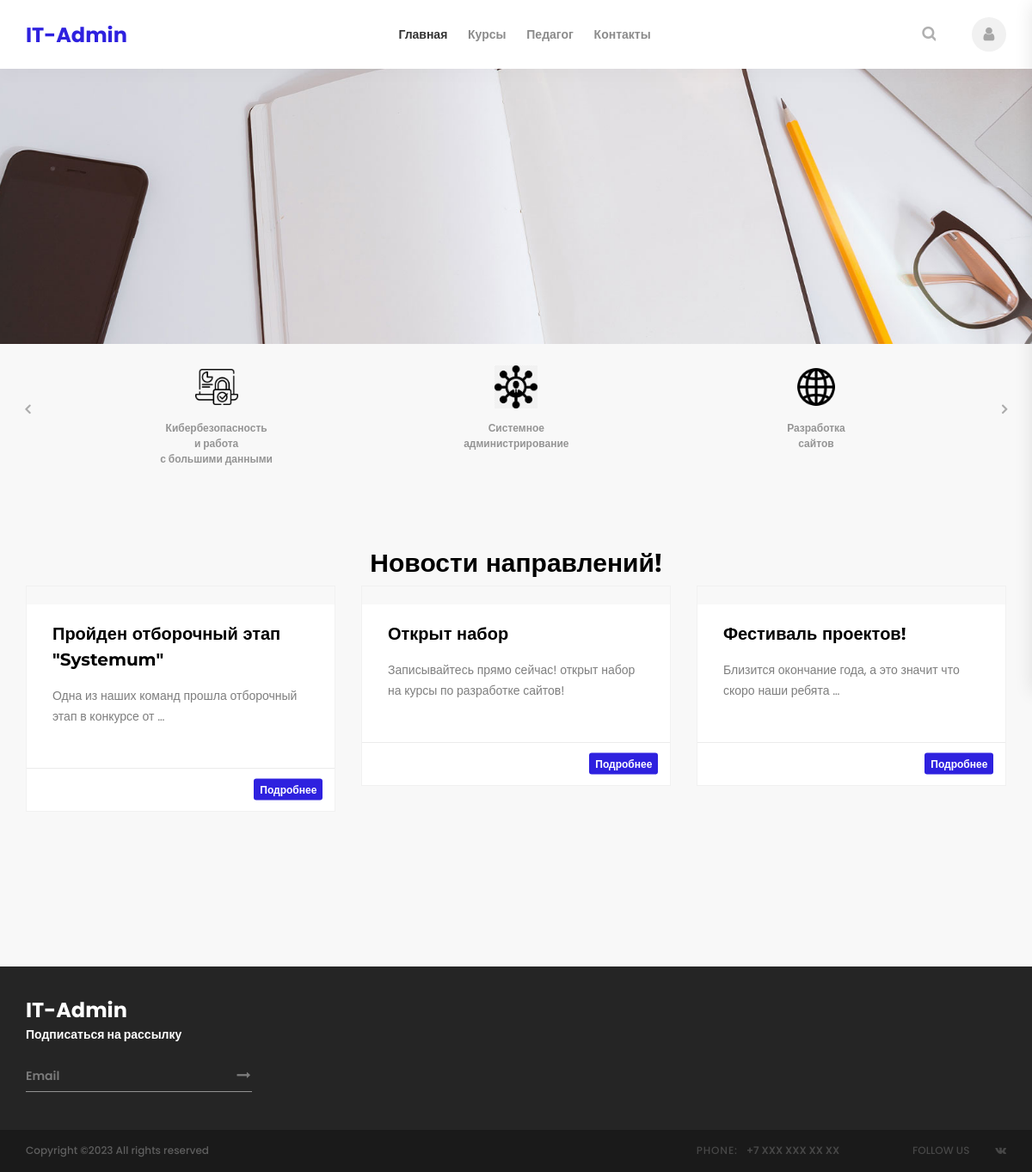
Before: / with the older database file.
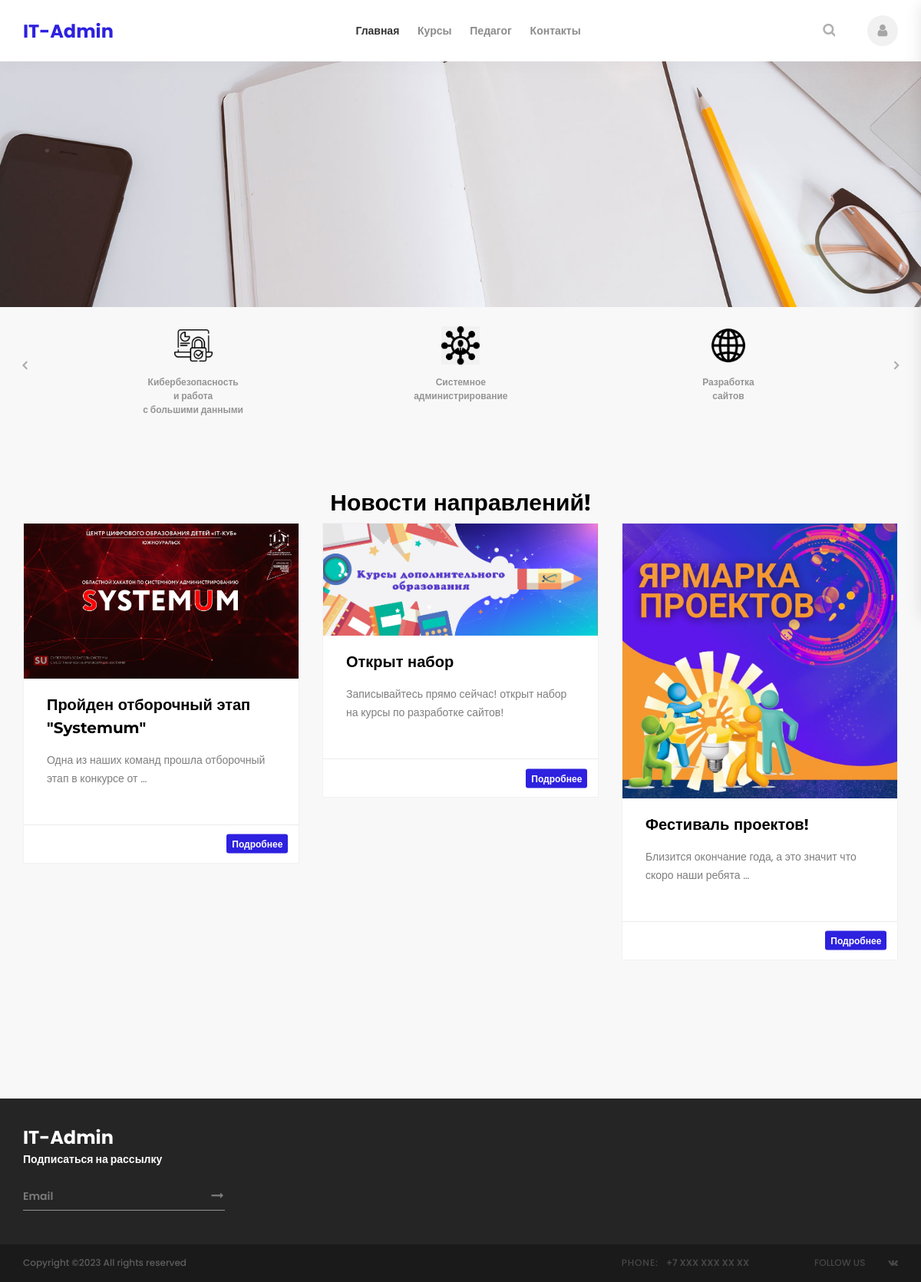
After: the same page with the newer database file.
### main/models.py (models this page shows, shortened)
class Post(models.Model):
    author_id = models.ForeignKey(User, on_delete=models.PROTECT)
    create = models.DateTimeField("Дата создания поста")
    published = models.DateTimeField("Дата публикации поста", blank=True)
    type_id = models.ForeignKey(Post_type, on_delete=models.PROTECT)
    title = models.CharField("Заголовок", max_length=255)
    content = models.TextField("Описание")
    img = models.CharField("Миниатюра поста", blank=True, max_length=255)
    price = models.IntegerField("Стоимость курса", blank=True)

### main/views.py (the view)
# urls.py: path('', views.index, name="index"),
def index(request):
    posts = Post.objects.filter(type_id=1)
    return render(request, "index.html", {'activePage': 1,
                                          'posts': posts})

### main/templates/index.html (shortened to what this page needs)
{% extends "base.html" %}
{% load static %}
{% block content %}
{% include "scheme/carousel.html" %}
	<div class="courses">
		<div class="container">
			<div class="row">
				<div class="col">
					<h2 class="section_title text-center">Новости направлений!</h2>
				</div>
			</div>
			<div class="row courses_row">
				{% for post in posts %}
					{% include "scheme/single_post.html" %}
				{% endfor %}
			</div>
		</div>
	</div>
{% endblock %}

### main/templates/scheme/single_post.html (shortened to what this page needs)
{% load static %}
<div class="col-lg-4 course_col">
  <div class="course">
    <div class="course_image"><img src="{% static post.img %}" alt=""></div>
      <div class="course_body">
		<div class="course_title">
           {% if post.type_id.id == 1 %}<a href="news/{{post.id}}">{% endif %}
            {{post.title}}</a></div>
        <div class="course_text">
          <p>{{post.content| truncatewords:10}}</p>
        </div>
      </div>
      <div class="course_footer d-flex flex-row align-items-center justify-content-start">
        {% if post.type_id.id == 1 %}
          <div class="news_mark course_free trans_200"><a href="news/{{post.id}}">Подробнее</a></div>
        {% endif %}
    </div>
  </div>
</div>

Changed rows visible on the page:
changed Post "Пройден отборочный этап \"Systemum\"": img: picture added
changed Post "Открыт набор": img: picture added
changed Post "Фестиваль проектов!": img: picture added
